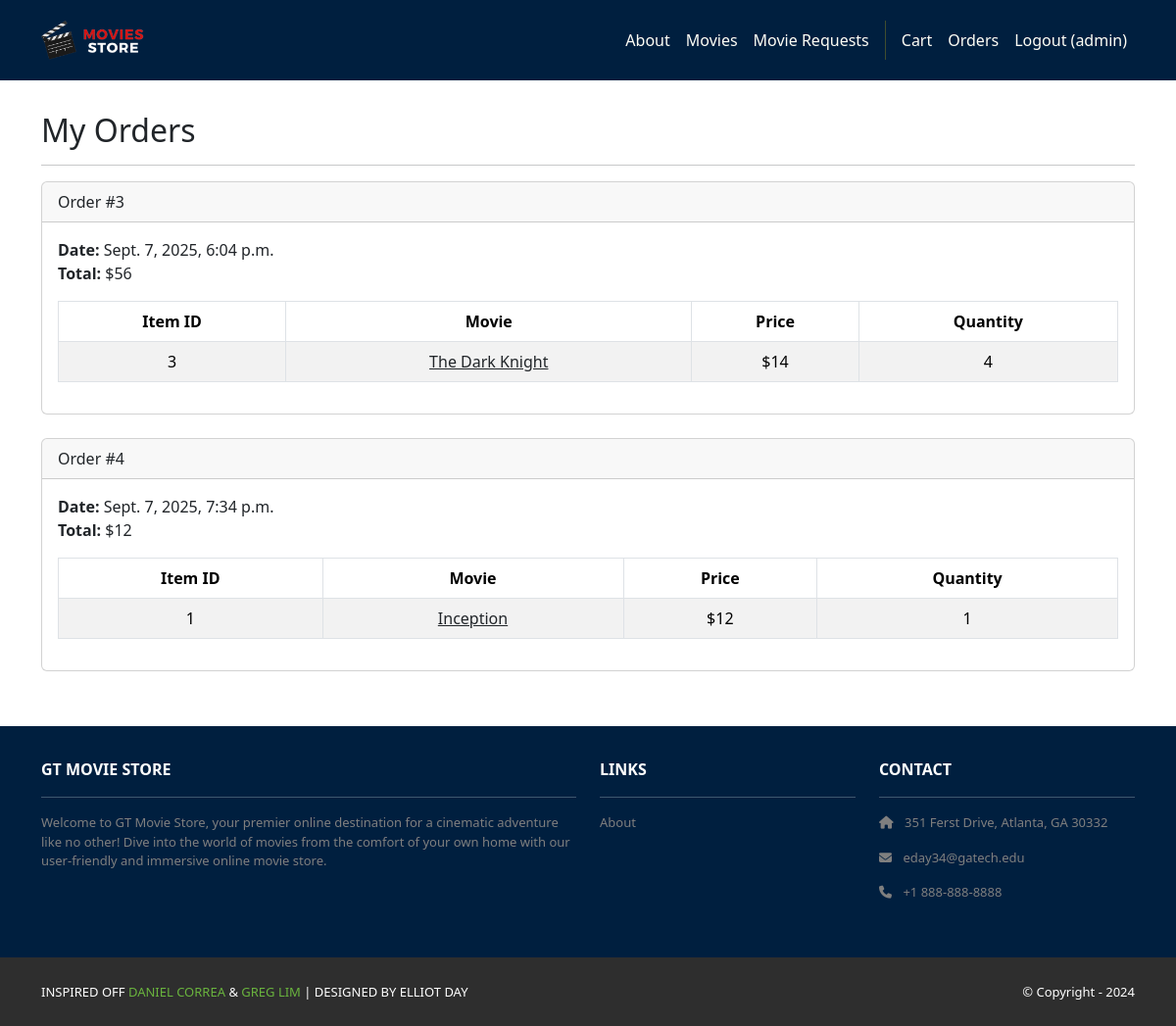
Page /accounts/orders/ (signed in) on the committed database.
### cart/models.py (models this page shows, shortened)
class Order(models.Model):
    id = models.AutoField(primary_key=True)
    total = models.IntegerField()
    date = models.DateTimeField(auto_now_add=True)
    user = models.ForeignKey(User, on_delete=models.CASCADE)

class Item(models.Model):
    id = models.AutoField(primary_key=True)
    price = models.IntegerField()
    quantity = models.IntegerField()
    order = models.ForeignKey(Order,on_delete=models.CASCADE)
    movie = models.ForeignKey(Movie,on_delete=models.CASCADE)

### movies/models.py (models this page shows, shortened)
class Movie(models.Model):
    id = models.AutoField(primary_key=True)
    name = models.CharField(max_length=255)
    price = models.IntegerField()
    description = models.TextField()
    image = models.ImageField(upload_to='movie_images/')

### accounts/views.py (the view)
# urls.py: path('orders/', views.orders, name='accounts.orders'),
@login_required
def orders(request):
    template_data = {}
    template_data['title'] = 'Orders'
    template_data['orders'] = request.user.order_set.all()
    return render(request, 'accounts/orders.html',
        {'template_data': template_data})

### accounts/templates/accounts/orders.html
{% extends 'base.html' %}
{% block content %}
<div class="p-3">
  <div class="container">
    <div class="row mt-3">
      <div class="col mx-auto mb-3">
        <h2>My Orders</h2>
        <hr />
        {% for order in template_data.orders %}
        <div class="card mb-4">
          <div class="card-header">
            Order #{{ order.id }}
          </div>
          <div class="card-body">
            <b>Date:</b> {{ order.date }}<br />
            <b>Total:</b> ${{ order.total }}<br />
            <table class="table table-bordered
              table-striped text-center mt-3">
              <thead>
                <tr>
                  <th scope="col">Item ID</th>
                  <th scope="col">Movie</th>
                  <th scope="col">Price</th>
                  <th scope="col">Quantity</th>
                </tr>
              </thead>
              <tbody>
                {% for item in order.item_set.all %}
                <tr>
                  <td>{{ item.movie.id }}</td>
                  <td>
                    <a class="link-dark" href="{% url 'movies.show' id=item.movie.id %}">
                      {{ item.movie.name }}
                    </a>
                  </td>
                  <td>${{ item.movie.price }}</td>
                  <td>{{ item.quantity }}</td>
                </tr>
                {% endfor %}
              </tbody>
            </table>
          </div>
        </div>
        {% endfor %}
      </div>
    </div>
  </div>
</div>
{% endblock content %}

### moviesstore/templates/base.html (shortened to what this page needs)
<!DOCTYPE html>
<html>
  {% load static %}
  <head>
    <link href="https://cdn.jsdelivr.net/npm/bootstrap@5.3.3/dist/css/bootstrap.min.css" rel="stylesheet">
    <link rel="stylesheet" href="https://cdnjs.cloudflare.com/ajax/libs/font-awesome/6.1.1/css/all.min.css">
    <link rel="stylesheet" type="text/css" href="{% static 'css/style.css' %}">
  </head>
  <body>
    <nav class="p-3 navbar navbar-dark navy-header navbar-expand-lg">
      <div class="container">
        <a class="navbar-brand" href="{% url 'home.index' %}">
          <img src="{% static 'img/logo.png' %}" alt="logo" height="40" />
        </a>
        <div class="collapse navbar-collapse" id="navbarNavAltMarkup">
          <div class="navbar-nav ms-auto navbar-ml">
            <a class="nav-link gold-text" href="{% url 'home.about' %}">About</a>
            <a class="nav-link gold-text" href="{% url 'movies.index' %}">Movies</a>
            {% if user.is_authenticated %}
            <a class="nav-link gold-text" href="{% url 'movies.requests' %}">Movie Requests</a>
            {% endif %}
            {% if user.is_authenticated %}
            <a class="nav-link gold-text"href="{% url 'cart.index' %}">Cart</a>
            <a class="nav-link gold-text" href="{% url 'accounts.orders' %}">Orders </a>
            <a class="nav-link gold-text"href="{% url 'accounts.logout' %}">Logout ({{user.username }})</a>
            {% else %}
            <a class="nav-link gold-text"href="{% url 'accounts.signup' %}">Sign Up</a>
            <a class="nav-link gold-text"href="{% url 'accounts.login' %}">Login</a>
            {% endif %}
          </div>
        </div>
      </div>
    </nav>
    <div>
      {% block content %}
      {% endblock content %}
    </div>
    <section class="p-3 ms-footer d-none d-md-block">
      <div class="container">
        <div class="row mt-3 text-white">
          <div class="col-md-6 col-lg-6 col-xl-6 mx-auto mb-4">
            <b>GT MOVIE STORE</b>
            <hr />
            <p>Welcome to GT Movie Store, your premier online destination for a cinematic
              adventure like no other! Dive into the world of movies from the comfort of your own home with our user-friendly
              and immersive online movie store.</p>
          </div>
          <div class="col-md-3 col-lg-3 col-xl-3 mx-auto mb-4">
            <b>LINKS</b>
            <hr />
            <p><a class="nav-link" href="{% url 'home.about' %}">About</a></p>
          </div>
          <div class="col-md-3 col-lg-3 col-xl-3 mx-auto mb-4">
            <b>CONTACT</b>
            <hr />
            <p><i class="fas fa-home me-2"></i> 351 Ferst Drive, Atlanta, GA 30332</p>
            <p><i class="fas fa-envelope me-2"></i> eday34@gatech.edu</p>
            <p><i class="fas fa-phone me-2"></i> +1 888-888-8888</p>
          </div>
        </div>
      </div>
    </section>
    <section class="p-3 ms-footer-bottom bg-dark">
      <div class="container d-flex justify-content-between">
        <div class="me-5 text-white">
          <span>INSPIRED OFF <a href="https://www.x.com/danielgarax" target="_blank">DANIEL CORREA</a> &
            <a href="https://www.x.com/greglim81" target="_blank">GREG LIM</a> | DESIGNED BY ELLIOT DAY
          </span>
        </div>
        <div class="text-white">
          <span>© Copyright - 2024</span>
        </div>
      </div>
    </section>
  </body>
</html>

### moviesstore/static/css/style.css (style rules this page uses)
.navbar a.nav-link { color: #FFFEF6 !important; }
.bg-dark { background-color: #2E2E2E !important; }
.ms-footer { background-color: #001f3f; }
.ms-footer p { color: #7F7F7F; font-size: 13px; }
.ms-footer-bottom span { font-size: 13px; line-height: 38px; }
.ms-footer-bottom a { color: #6ab43e; text-decoration: none; }
.navy-header { background-color: #001f3f !important; }
.gold-text { color: #FFD700 !important; }

### rows in the picture
Order: id "3", date "Sept. 7, 2025, 6:04 p.m.", total "56"
Item: movie.id "3", movie.name "The Dark Knight", movie.price "14", quantity "4"
Order: id "4", date "Sept. 7, 2025, 7:34 p.m.", total "12"
Item: movie.id "1", movie.name "Inception", movie.price "12", quantity "1"

### other values in the picture
{{ user.username }} "admin"
